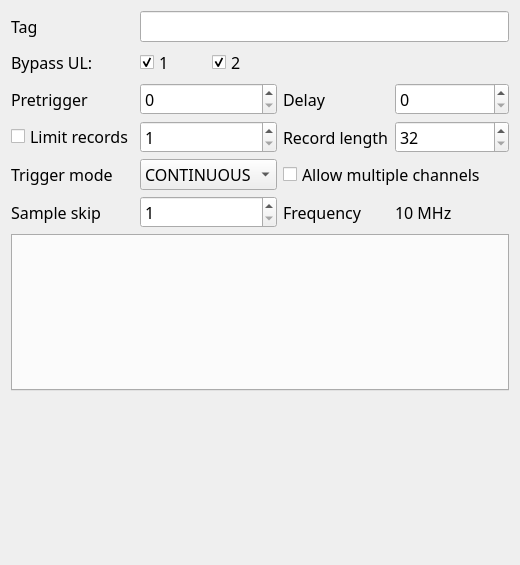
<?xml version="1.0" encoding="UTF-8"?>
<ui version="4.0">
 <class>AcquisitionSettings</class>
 <widget class="QWidget" name="AcquisitionSettings">
  <property name="geometry">
   <rect>
    <x>0</x>
    <y>0</y>
    <width>520</width>
    <height>565</height>
   </rect>
  </property>
  <property name="font">
   <font>
    <family>Calibri Light</family>
    <pointsize>12</pointsize>
   </font>
  </property>
  <property name="windowTitle">
   <string>Form</string>
  </property>
  <layout class="QGridLayout" name="gridLayout" columnstretch="0,1,0,1" columnminimumwidth="0,100,0,100">
   <property name="sizeConstraint">
    <enum>QLayout::SetDefaultConstraint</enum>
   </property>
   <item row="2" column="0">
    <widget class="QLabel" name="label_8">
     <property name="text">
      <string>Bypass UL:</string>
     </property>
    </widget>
   </item>
   <item row="3" column="1">
    <widget class="QSpinBox" name="pretrigger">
     <property name="maximum">
      <number>32767</number>
     </property>
     <property name="singleStep">
      <number>4</number>
     </property>
    </widget>
   </item>
   <item row="4" column="2">
    <widget class="QLabel" name="label_3">
     <property name="text">
      <string>Record length</string>
     </property>
    </widget>
   </item>
   <item row="4" column="1">
    <widget class="QSpinBox" name="recordCount">
     <property name="minimum">
      <number>1</number>
     </property>
     <property name="maximum">
      <number>2147483647</number>
     </property>
    </widget>
   </item>
   <item row="7" column="3">
    <widget class="QLabel" name="frequency">
     <property name="text">
      <string>10 MHz</string>
     </property>
    </widget>
   </item>
   <item row="3" column="3">
    <widget class="QSpinBox" name="delay">
     <property name="maximum">
      <number>32767</number>
     </property>
     <property name="singleStep">
      <number>4</number>
     </property>
    </widget>
   </item>
   <item row="0" column="1" colspan="3">
    <widget class="QLineEdit" name="acquisitionTag"/>
   </item>
   <item row="0" column="0">
    <widget class="QLabel" name="label_4">
     <property name="text">
      <string>Tag</string>
     </property>
    </widget>
   </item>
   <item row="4" column="0">
    <widget class="QCheckBox" name="limitRecords">
     <property name="text">
      <string>Limit records</string>
     </property>
    </widget>
   </item>
   <item row="11" column="0">
    <spacer name="verticalSpacer">
     <property name="orientation">
      <enum>Qt::Vertical</enum>
     </property>
     <property name="sizeHint" stdset="0">
      <size>
       <width>20</width>
       <height>40</height>
      </size>
     </property>
    </spacer>
   </item>
   <item row="4" column="3">
    <widget class="QSpinBox" name="recordLength">
     <property name="minimum">
      <number>32</number>
     </property>
     <property name="maximum">
      <number>32767</number>
     </property>
     <property name="singleStep">
      <number>32</number>
     </property>
    </widget>
   </item>
   <item row="3" column="0">
    <widget class="QLabel" name="label_9">
     <property name="text">
      <string>Pretrigger</string>
     </property>
    </widget>
   </item>
   <item row="6" column="2" colspan="2">
    <widget class="QCheckBox" name="enableMultichannel">
     <property name="text">
      <string>Allow multiple channels</string>
     </property>
    </widget>
   </item>
   <item row="2" column="1">
    <layout class="QHBoxLayout" name="horizontalLayout">
     <item>
      <widget class="QCheckBox" name="bypassUL1">
       <property name="text">
        <string>1</string>
       </property>
       <property name="checked">
        <bool>true</bool>
       </property>
      </widget>
     </item>
     <item>
      <widget class="QCheckBox" name="bypassUL2">
       <property name="text">
        <string>2</string>
       </property>
       <property name="checked">
        <bool>true</bool>
       </property>
      </widget>
     </item>
    </layout>
   </item>
   <item row="6" column="1">
    <widget class="QComboBox" name="triggerMode">
     <item>
      <property name="text">
       <string>CONTINUOUS</string>
      </property>
     </item>
     <item>
      <property name="text">
       <string>SOFTWARE</string>
      </property>
     </item>
     <item>
      <property name="text">
       <string>LEVEL</string>
      </property>
     </item>
     <item>
      <property name="text">
       <string>EXTERNAL</string>
      </property>
     </item>
    </widget>
   </item>
   <item row="7" column="2">
    <widget class="QLabel" name="label_2">
     <property name="text">
      <string>Frequency</string>
     </property>
    </widget>
   </item>
   <item row="7" column="0">
    <widget class="QLabel" name="label">
     <property name="text">
      <string>Sample skip</string>
     </property>
    </widget>
   </item>
   <item row="3" column="2">
    <widget class="QLabel" name="label_10">
     <property name="text">
      <string>Delay</string>
     </property>
    </widget>
   </item>
   <item row="7" column="1">
    <widget class="QSpinBox" name="sampleSkip">
     <property name="minimum">
      <number>1</number>
     </property>
     <property name="maximum">
      <number>65535</number>
     </property>
    </widget>
   </item>
   <item row="10" column="0" colspan="4">
    <widget class="RecordProcessorsPanel" name="recordProcessorsPanel" native="true">
     <property name="minimumSize">
      <size>
       <width>0</width>
       <height>0</height>
      </size>
     </property>
    </widget>
   </item>
   <item row="6" column="0">
    <widget class="QLabel" name="label_6">
     <property name="text">
      <string>Trigger mode</string>
     </property>
    </widget>
   </item>
   <item row="9" column="0" colspan="4">
    <widget class="QTabWidget" name="channelTabs">
     <property name="currentIndex">
      <number>-1</number>
     </property>
    </widget>
   </item>
  </layout>
 </widget>
 <customwidgets>
  <customwidget>
   <class>RecordProcessorsPanel</class>
   <extends>QWidget</extends>
   <header location="global">RecordProcessorsPanel.h</header>
   <container>1</container>
  </customwidget>
 </customwidgets>
 <resources/>
 <connections/>
</ui>
